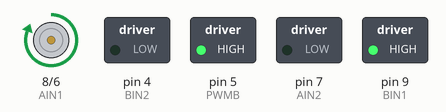
The sketch below on a simulated Arduino Uno, built with avr-gcc and run on an emulated ATmega328P. Shown: direction and speed pins drawn as motors (green arrow = direction pin HIGH = forward, orange = LOW = backward, longer = more drive), switched loads named in the sketch (green lamp = pin HIGH).

Above: at 0.5 s.
At 1.7 s:
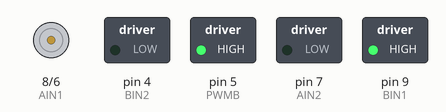
Timing chart, 0 to 3.0 s (numbered marks = the images above):
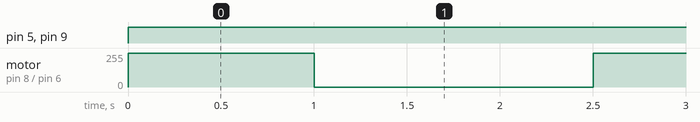

Measured:
- by itself, pin 5 (PWMB), pin 9 (BIN1): LOW → HIGH at 0.00 s
- by itself, motor on pin 8 (AIN1) / pin 6 (PWMA): alternates forward 255/255 for 1.0 s and stopped for 1.5 s

The sketch:

ejemploMotoresHermesSesion3.ino
```cpp
#define AIN1 8
#define AIN2 7
#define PWMA 6

#define BIN1 9
#define BIN2 4
#define PWMB 5

void Motorde(int value) {
  if ( value >= 0 ) {
    digitalWrite(BIN1, HIGH);
    digitalWrite(BIN2, LOW);
  } else {
    digitalWrite(BIN1, LOW);
    digitalWrite(BIN2, HIGH);
    value *= 1;
  }
  analogWrite(PWMB, value);
}
// Función accionamiento motor derecho
void Motoriz(int value) {
  if ( value >= 0 ) {
    digitalWrite(AIN1, HIGH);
    digitalWrite(AIN2, LOW);
  } else {
    digitalWrite(AIN1, LOW);
    digitalWrite(AIN2, HIGH);
    value *= -1;
  }
  analogWrite(PWMA, value);
}

//Accionamiento de motores
void Motor(int left, int righ) {
  Motoriz(left);
  Motorde(righ);
}
void setup() {
  // put your setup code here, to run once:
  pinMode(BIN2  , OUTPUT);
  pinMode(BIN1  , OUTPUT);
  pinMode(PWMB  , OUTPUT);
  pinMode(AIN1  , OUTPUT);
  pinMode(AIN2  , OUTPUT);
  pinMode(PWMA  , OUTPUT);

}

void loop() {
  // put your main code here, to run repeatedly:
  Motor(255,255);
  delay(1000);
  Motor(0,255);
  delay(1500);
}
```
